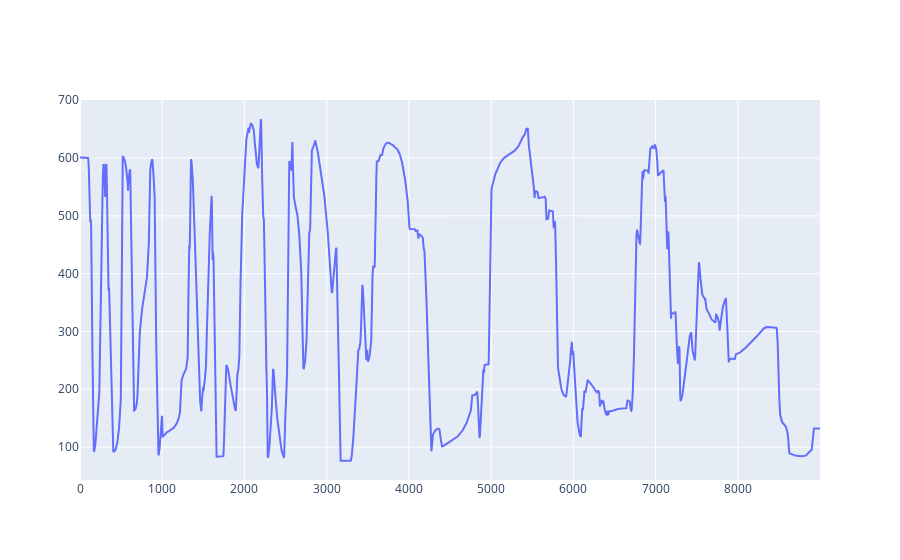

Source (notebook cell):
### Code cell
import plotly.graph_objects as go

fig = go.Figure()

fig.add_trace(go.Scatter(x=df.index, y=df[scorer]['nose']['x']))

### Figure 1 — Plotly figure (JSON) as saved in the notebook; plotly's stock layout.template omitted (floating-point values rounded to 4 significant figures; data arrays with more than 128 entries replaced by an {"elided": "..."} marker saying what was removed)
{"data": [{"type": "scatter", "x": {"elided": "9000 int values"}, "y": {"elided": "9000 float values"}}], "layout": {}}
